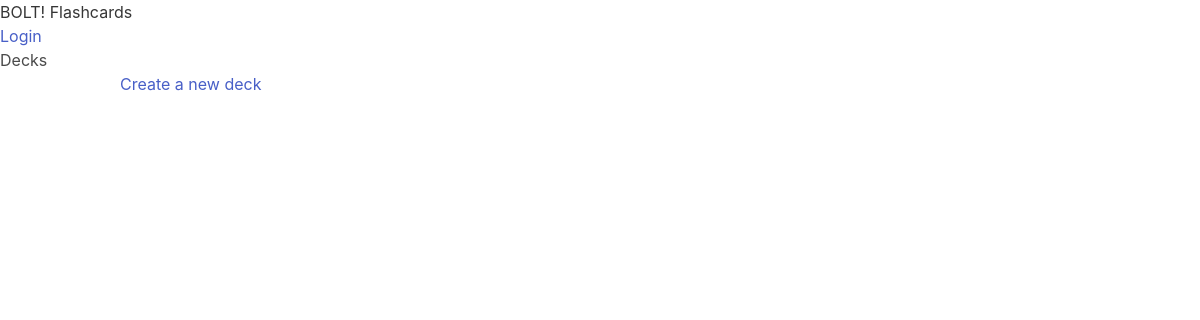
/, run on an earlier commit of the app's database.
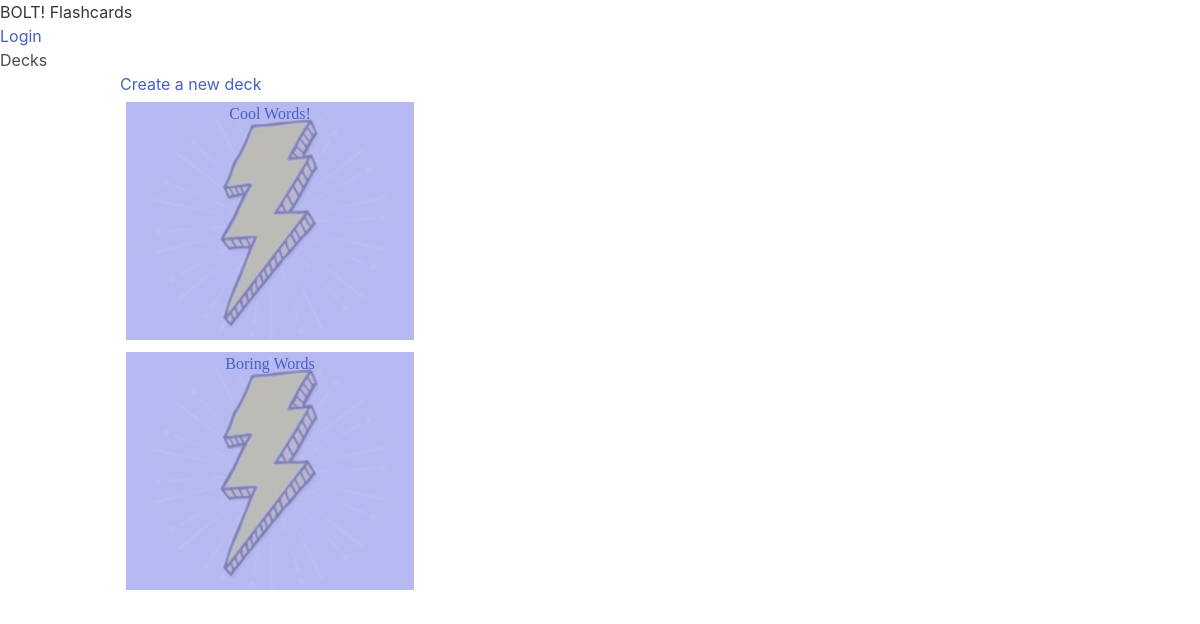
And on a later commit of the database.
### flashcards/models.py (models this page shows)
class Deck(models.Model):
    title = models.CharField(max_length=200)
    def __str__(self):
        return f'{self.title}'

### flashcards/views.py (the view)
# urls.py: path('', views.list_decks, name='list_decks'),
def list_decks(request):
    decks = Deck.objects.all()
    return render(request, 'flashcards/list_decks.html', {'decks': decks})

### templates/flashcards/list_decks.html (shortened to what this page needs)
{% extends 'base.html' %}
{% block content %}
<h1>Decks</h1>
<div class="container">
<a class="new-deck" href="{% url 'new_deck' %}"> Create a new deck</a>
{% for deck in decks %}
    <div class="deck-box">
    <a class="deck-title" href="{% url 'deck_detail' pk=deck.pk %}">{{ deck }}</a>
    </div>
{% endfor %}
</div>
{% endblock content %}

### templates/base.html (shortened to what this page needs)
{% load static %}
<!DOCTYPE html>
<html lang="en">
<head>
    <link rel="stylesheet" href="https://cdnjs.cloudflare.com/ajax/libs/bulma/0.9.4/css/bulma.min.css">
    <link rel="stylesheet" href="{% static 'style.css' %}">
</head>
<header>
<a class="home-button" href="{% url 'list_decks' %}">
    <h1>BOLT! Flashcards</h1>
</a> <div><a href="/accounts/login">Login</a></div>
</header>
<body>
    {% block content %}
    {% endblock %}
</body>
</html>

### static/style.css (style rules this page uses)
.deck-box { background: linear-gradient(rgba(166, 169, 240, 0.75), rgba(166, 169, 240, 0.75)), url(resources/lightening-bolt.webp) center/cover; width: 25%; min-width: 300px; height: 250px; text-align: center; vertical-align: middle; font-family: Oswald; color: #FFF; border: 6px solid white; }

What changed in the data, as far as the page shows it:
added Deck: title "Cool Words!"
added Deck: title "Boring Words"
